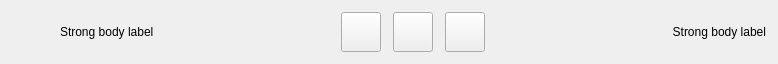
<?xml version="1.0" encoding="UTF-8"?>
<ui version="4.0">
 <class>BottomBarWidget</class>
 <widget class="QWidget" name="BottomBarWidget">
  <property name="geometry">
   <rect>
    <x>0</x>
    <y>0</y>
    <width>778</width>
    <height>64</height>
   </rect>
  </property>
  <property name="windowTitle">
   <string>Form</string>
  </property>
  <layout class="QHBoxLayout" name="horizontalLayout">
   <property name="spacing">
    <number>12</number>
   </property>
   <property name="leftMargin">
    <number>12</number>
   </property>
   <property name="topMargin">
    <number>12</number>
   </property>
   <property name="rightMargin">
    <number>12</number>
   </property>
   <property name="bottomMargin">
    <number>12</number>
   </property>
   <item>
    <spacer name="spacer">
     <property name="orientation">
      <enum>Qt::Orientation::Horizontal</enum>
     </property>
     <property name="sizeType">
      <enum>QSizePolicy::Policy::Fixed</enum>
     </property>
     <property name="sizeHint" stdset="0">
      <size>
       <width>48</width>
       <height>20</height>
      </size>
     </property>
    </spacer>
   </item>
   <item>
    <widget class="StrongBodyLabel" name="taskLabel">
     <property name="text">
      <string>Strong body label</string>
     </property>
    </widget>
   </item>
   <item>
    <widget class="PillToolButton" name="stopButton">
     <property name="enabled">
      <bool>true</bool>
     </property>
     <property name="sizePolicy">
      <sizepolicy hsizetype="Fixed" vsizetype="Fixed">
       <horstretch>0</horstretch>
       <verstretch>0</verstretch>
      </sizepolicy>
     </property>
     <property name="minimumSize">
      <size>
       <width>40</width>
       <height>40</height>
      </size>
     </property>
     <property name="maximumSize">
      <size>
       <width>40</width>
       <height>40</height>
      </size>
     </property>
     <property name="iconSize">
      <size>
       <width>16</width>
       <height>16</height>
      </size>
     </property>
     <property name="checked">
      <bool>false</bool>
     </property>
    </widget>
   </item>
   <item>
    <widget class="PillToolButton" name="pauseResumeButton">
     <property name="enabled">
      <bool>true</bool>
     </property>
     <property name="sizePolicy">
      <sizepolicy hsizetype="Fixed" vsizetype="Fixed">
       <horstretch>0</horstretch>
       <verstretch>0</verstretch>
      </sizepolicy>
     </property>
     <property name="minimumSize">
      <size>
       <width>40</width>
       <height>40</height>
      </size>
     </property>
     <property name="maximumSize">
      <size>
       <width>40</width>
       <height>40</height>
      </size>
     </property>
     <property name="iconSize">
      <size>
       <width>16</width>
       <height>16</height>
      </size>
     </property>
     <property name="checked">
      <bool>false</bool>
     </property>
    </widget>
   </item>
   <item>
    <widget class="PillToolButton" name="skipButton">
     <property name="minimumSize">
      <size>
       <width>40</width>
       <height>40</height>
      </size>
     </property>
     <property name="maximumSize">
      <size>
       <width>40</width>
       <height>40</height>
      </size>
     </property>
     <property name="iconSize">
      <size>
       <width>16</width>
       <height>16</height>
      </size>
     </property>
     <property name="checked">
      <bool>false</bool>
     </property>
    </widget>
   </item>
   <item>
    <widget class="StrongBodyLabel" name="timerLabel">
     <property name="text">
      <string>Strong body label</string>
     </property>
     <property name="alignment">
      <set>Qt::AlignmentFlag::AlignRight|Qt::AlignmentFlag::AlignTrailing|Qt::AlignmentFlag::AlignVCenter</set>
     </property>
    </widget>
   </item>
  </layout>
 </widget>
 <customwidgets>
  <customwidget>
   <class>ToolButton</class>
   <extends>QToolButton</extends>
   <header>qfluentwidgets</header>
  </customwidget>
  <customwidget>
   <class>StrongBodyLabel</class>
   <extends>QLabel</extends>
   <header>qfluentwidgets</header>
  </customwidget>
  <customwidget>
   <class>ToggleToolButton</class>
   <extends>ToolButton</extends>
   <header>qfluentwidgets</header>
  </customwidget>
  <customwidget>
   <class>PillToolButton</class>
   <extends>ToggleToolButton</extends>
   <header>qfluentwidgets</header>
  </customwidget>
 </customwidgets>
 <resources/>
 <connections/>
</ui>
